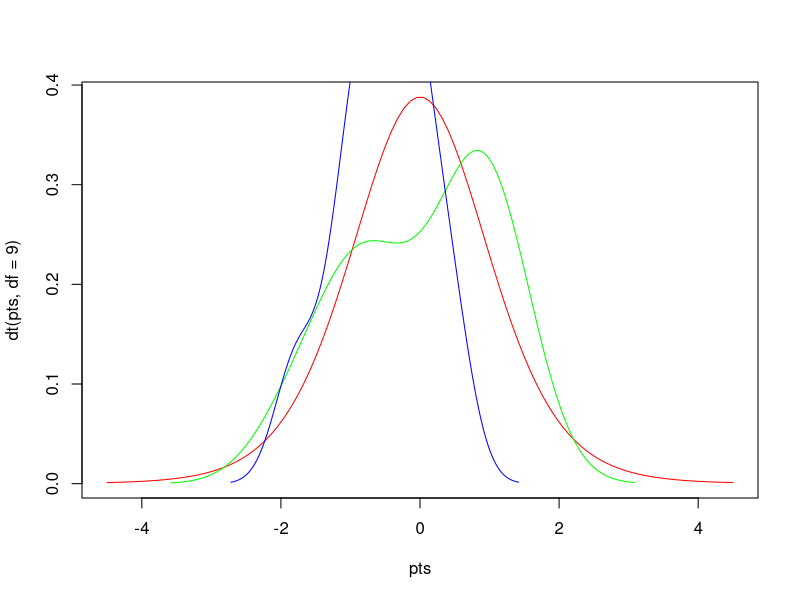

This figure's R source:
# Author: Napoleon Giles, Date Sep 15 2021, Purpose: Calculate T-Test value on sample datasets.

# Generate sample random numbers and store them in variables x and y

x = rnorm(10)
y = rnorm(10)

# Plotting x and y variables

pts = seq(-4.5,4.5,length=100)
plot(pts,dt(pts,df=9),col='red',type='l')
lines(density(x), col='green')
lines(density(y), col='blue')

# Apply t test function as follows:

ttest = t.test(x,y)